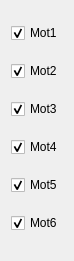
   <widget class="QWidget" name="layoutWidget">
    <property name="geometry">
     <rect>
      <x>1030</x>
      <y>180</y>
      <width>65</width>
      <height>261</height>
     </rect>
    </property>
    <layout class="QVBoxLayout" name="verticalLayout_22">
     <item>
      <widget class="QCheckBox" name="motPlot1">
       <property name="text">
        <string>Mot1</string>
       </property>
       <property name="checked">
        <bool>true</bool>
       </property>
      </widget>
     </item>
     <item>
      <widget class="QCheckBox" name="motPlot2">
       <property name="text">
        <string>Mot2</string>
       </property>
       <property name="checked">
        <bool>true</bool>
       </property>
      </widget>
     </item>
     <item>
      <widget class="QCheckBox" name="motPlot3">
       <property name="text">
        <string>Mot3</string>
       </property>
       <property name="checked">
        <bool>true</bool>
       </property>
      </widget>
     </item>
     <item>
      <widget class="QCheckBox" name="motPlot4">
       <property name="text">
        <string>Mot4</string>
       </property>
       <property name="checked">
        <bool>true</bool>
       </property>
      </widget>
     </item>
     <item>
      <widget class="QCheckBox" name="motPlot5">
       <property name="text">
        <string>Mot5</string>
       </property>
       <property name="checked">
        <bool>true</bool>
       </property>
      </widget>
     </item>
     <item>
      <widget class="QCheckBox" name="motPlot6">
       <property name="text">
        <string>Mot6</string>
       </property>
       <property name="checked">
        <bool>true</bool>
       </property>
      </widget>
     </item>
    </layout>
   </widget>
